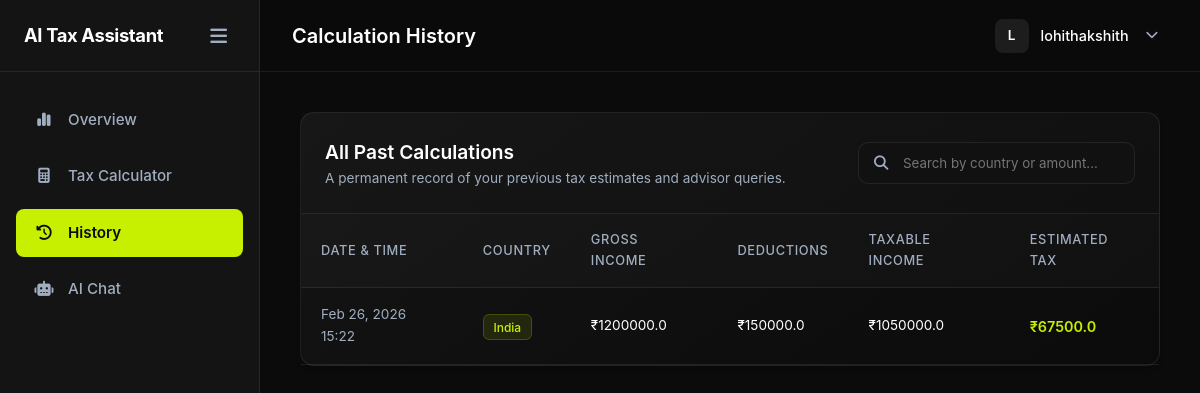
The app's page /dashboard/history/ (signed in), older data.
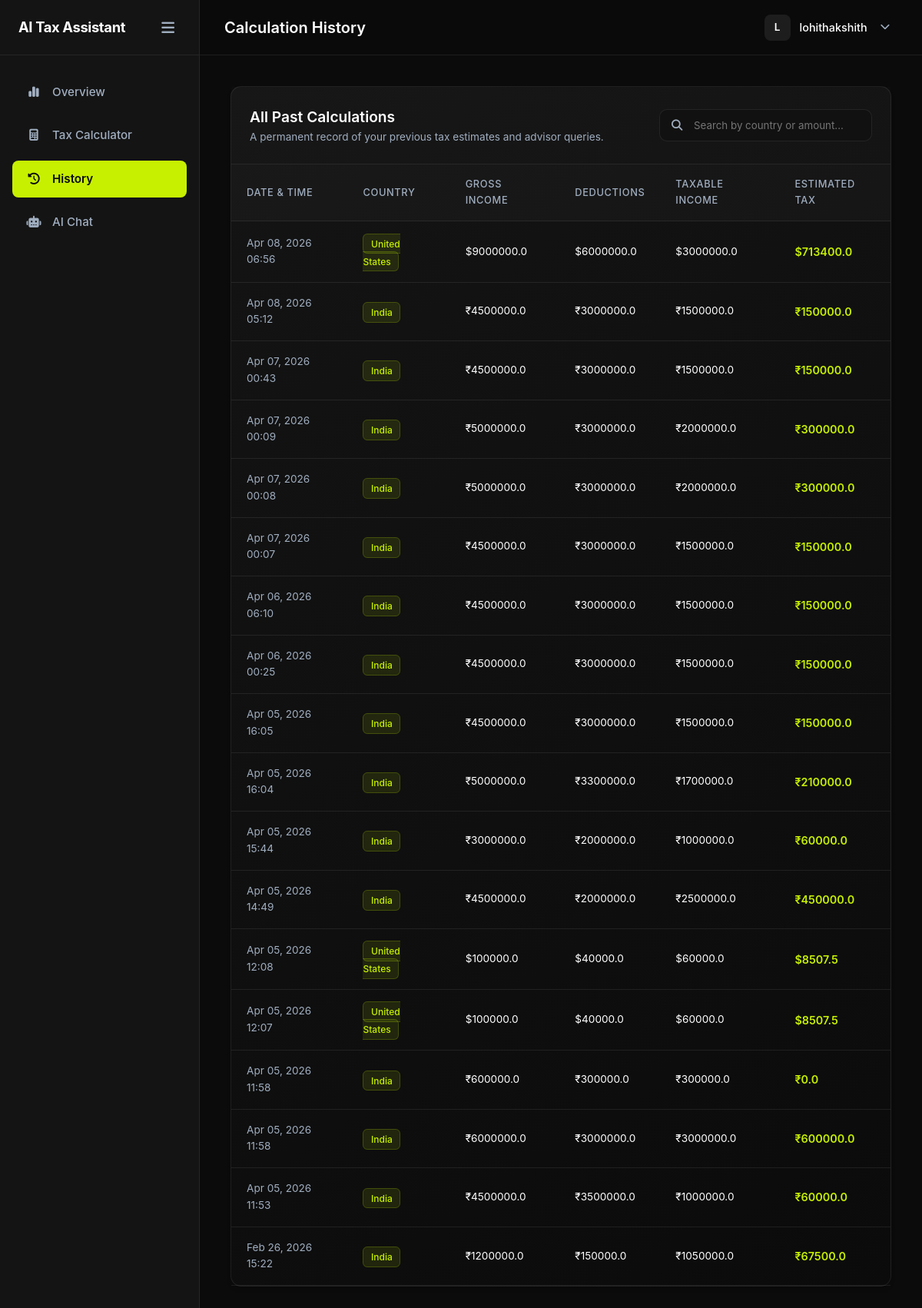
The same page, newer data.
### tax_engine/models.py (models this page shows, shortened)
class TaxCalculation(models.Model):
    user = models.ForeignKey(User, on_delete=models.CASCADE)
    country = models.CharField(max_length=50)
    income = models.FloatField()
    deductions = models.FloatField()
    taxable_income = models.FloatField()
    estimated_tax = models.FloatField()
    created_at = models.DateTimeField(auto_now_add=True)

### dashboard/views.py (the view)
# urls.py: path('dashboard/history/', views.history_view, name='history'),
@login_required
def history_view(request):
    calculations = TaxCalculation.objects.filter(user=request.user).order_by('-created_at')
    return render(request, 'dashboard/history.html', {'calculations': calculations})

### dashboard/templatetags/tax_tags.py (called while the page is built)
@register.filter
def currency_symbol(country_name):
    if not country_name:
        return "$"
    country = country_name.lower().strip()
    mapping = {
        'india': '₹',
        'us': '$',
        'usa': '$',
        'usd': '$',
        'united states': '$',
        'uk': '£',
        'united kingdom': '£',
        'canada': 'C$',
        'australia': 'A$',
    }
    return mapping.get(country, "$")

@register.filter
def country_display(value):
    mapping = {
        "india": "India",
        "us": "United States",
        "usa": "United States",
        "usd": "United States",
        "uk": "United Kingdom",
        "canada": "Canada",
        "australia": "Australia",
    }
    return mapping.get(value.lower().strip(), value.title())

### templates/dashboard/history.html (shortened to what this page needs)
{% extends 'base_app.html' %}
{% load tax_tags %}
{% block page_title %}Calculation History{% endblock %}
{% block content %}
<div class="card">
    <div class="card-header flex-between align-center">
        <div>
            <h3>All Past Calculations</h3>
            <p class="text-muted text-sm mt-1">A permanent record of your previous tax estimates and advisor queries.</p>
        </div>
        <div class="search-wrapper">
            <i class="fa-solid fa-search"></i>
            <input type="text" id="historySearch" placeholder="Search by country or amount..." class="modern-input">
        </div>
    </div>
    <div class="card-body p-0">
        {% if calculations %}
        <div class="table-responsive">
            <table class="table table-hover" id="historyTable">
                <thead>
                    <tr>
                        <th>Date & Time</th>
                        <th>Country</th>
                        <th>Gross Income</th>
                        <th>Deductions</th>
                        <th>Taxable Income</th>
                        <th>Estimated Tax</th>
                    </tr>
                </thead>
                <tbody>
                    {% for calc in calculations %}
                    <tr>
                        <td class="text-muted text-sm">{{ calc.created_at|date:"M d, Y H:i" }}</td>
                        <td style="text-transform: capitalize;">
                            <span class="badge" style="background: rgba(199,240,0,0.1); color: var(--accent-neon); border: 1px solid rgba(199,240,0,0.2);">{{ calc.country|country_display }}</span>
                        </td>
                        <td class="text-sm">{{ calc.country|currency_symbol }}<span class="format-number">{{ calc.income }}</span></td>
                        <td class="text-sm">{{ calc.country|currency_symbol }}<span class="format-number">{{ calc.deductions }}</span></td>
                        <td class="text-sm">{{ calc.country|currency_symbol }}<span class="format-number">{{ calc.taxable_income }}</span></td>
                        <td class="text-accent font-weight-bold">
                            {{ calc.country|currency_symbol }}<span class="format-number">{{ calc.estimated_tax }}</span>
                        </td>
                    </tr>
                    {% endfor %}
                </tbody>
            </table>
        </div>
        {% endif %}
    </div>
</div>
{% endblock %}

### templates/base_app.html (shortened to what this page needs)
{% load static %}
<!DOCTYPE html>
<html lang="en">
<head>
    <link rel="stylesheet" href="https://cdnjs.cloudflare.com/ajax/libs/font-awesome/6.5.1/css/all.min.css" />
    <link rel="stylesheet" href="{% static 'style.css' %}">
    <link rel="stylesheet" href="{% static 'dashboard.css' %}">
</head>
<body class="app-body">
    <aside class="app-sidebar" id="appSidebar">
        <div class="sidebar-header">
            <span class="logo">AI Tax Assistant</span>
            <button class="icon-btn" id="toggleSidebar"><i class="fa-solid fa-bars"></i></button>
        </div>
        <nav class="sidebar-nav">
            <a href="{% url 'dashboard' %}" class="nav-item">
                <span class="nav-icon"><i class="fa-solid fa-chart-simple"></i></span>
                <span class="nav-label">Overview</span>
            </a>
            <a href="{% url 'calculator' %}" class="nav-item">
                <span class="nav-icon"><i class="fa-solid fa-calculator"></i></span>
                <span class="nav-label">Tax Calculator</span>
            </a>
            <a href="{% url 'history' %}" class="nav-item">
                <span class="nav-icon"><i class="fa-solid fa-clock-rotate-left"></i></span>
                <span class="nav-label">History</span>
            </a>
            <a href="{% url 'chat' %}" class="nav-item">
                <span class="nav-icon"><i class="fa-solid fa-robot"></i></span>
                <span class="nav-label">AI Chat</span>
            </a>
        </nav>
    </aside>
    <div class="app-main">
        <header class="app-topbar">
            <div class="topbar-left">
                <h2 class="page-title">{% block page_title %}Dashboard{% endblock %}</h2>
            </div>
            <div class="topbar-right">
                <div class="user-profile-dropdown" id="userProfileDropdown">
                    <div class="user-profile-trigger" id="dropdownTrigger">
                        <div class="user-avatar" data-initials="{{ request.user.username|make_list|first|upper }}">
                            {{ request.user.username|make_list|first|upper }}
                        </div>
                        <span class="user-name">{{ request.user.username }}</span>
                        <i class="fa-solid fa-chevron-down" style="font-size: 0.8rem; margin-left: 5px; color: var(--text-muted);"></i>
                    </div>
                </div>
            </div>
        </header>
        <main class="app-content container-fluid">
            {% block content %}
            {% endblock %}
        </main>
    </div>
</body>
</html>

### static/style.css (style rules this page uses)
html { scroll-behavior: smooth; }
* { margin: 0; padding: 0; box-sizing: border-box; font-family: 'Inter', system-ui, sans-serif; }
:root { --bg-main: #0b0b0b; --bg-card: #141414; --text-main: #ffffff; --text-muted: #b3b3b3; --border-color: #262626; --accent: #c7f000; }
body { background: var(--bg-main); color: var(--text-main); line-height: 1.6; }
a { text-decoration: none; color: var(--text-main); }
main { padding: 2rem; display: block; min-width: 320px; }

Row changes from the older to the newer data that the page shows:
added TaxCalculation: created_at "Apr 08, 2026 06:56", country|country_display "United States", country "$", income "9000000.0", deductions "6000000.0", taxable_income "3000000.0", estimated_tax "713400.0"
added TaxCalculation: created_at "Apr 08, 2026 05:12", country|country_display "India", country "₹", income "4500000.0", deductions "3000000.0", taxable_income "1500000.0", estimated_tax "150000.0"
added TaxCalculation: created_at "Apr 07, 2026 00:43", country|country_display "India", country "₹", income "4500000.0", deductions "3000000.0", taxable_income "1500000.0", estimated_tax "150000.0"
added TaxCalculation: created_at "Apr 07, 2026 00:09", country|country_display "India", country "₹", income "5000000.0", deductions "3000000.0", taxable_income "2000000.0", estimated_tax "300000.0"
added TaxCalculation: created_at "Apr 07, 2026 00:08", country|country_display "India", country "₹", income "5000000.0", deductions "3000000.0", taxable_income "2000000.0", estimated_tax "300000.0"
added TaxCalculation: created_at "Apr 07, 2026 00:07", country|country_display "India", country "₹", income "4500000.0", deductions "3000000.0", taxable_income "1500000.0", estimated_tax "150000.0"
added TaxCalculation: created_at "Apr 06, 2026 06:10", country|country_display "India", country "₹", income "4500000.0", deductions "3000000.0", taxable_income "1500000.0", estimated_tax "150000.0"
added TaxCalculation: created_at "Apr 06, 2026 00:25", country|country_display "India", country "₹", income "4500000.0", deductions "3000000.0", taxable_income "1500000.0", estimated_tax "150000.0"
added TaxCalculation: created_at "Apr 05, 2026 16:05", country|country_display "India", country "₹", income "4500000.0", deductions "3000000.0", taxable_income "1500000.0", estimated_tax "150000.0"
added TaxCalculation: created_at "Apr 05, 2026 16:04", country|country_display "India", country "₹", income "5000000.0", deductions "3300000.0", taxable_income "1700000.0", estimated_tax "210000.0"
added TaxCalculation: created_at "Apr 05, 2026 15:44", country|country_display "India", country "₹", income "3000000.0", deductions "2000000.0", taxable_income "1000000.0", estimated_tax "60000.0"
added TaxCalculation: created_at "Apr 05, 2026 14:49", country|country_display "India", country "₹", income "4500000.0", deductions "2000000.0", taxable_income "2500000.0", estimated_tax "450000.0"
added TaxCalculation: created_at "Apr 05, 2026 12:08", country|country_display "United States", country "$", income "100000.0", deductions "40000.0", taxable_income "60000.0", estimated_tax "8507.5"
added TaxCalculation: created_at "Apr 05, 2026 12:07", country|country_display "United States", country "$", income "100000.0", deductions "40000.0", taxable_income "60000.0", estimated_tax "8507.5"
added TaxCalculation: created_at "Apr 05, 2026 11:58", country|country_display "India", country "₹", income "600000.0", deductions "300000.0", taxable_income "300000.0", estimated_tax "0.0"
added TaxCalculation: created_at "Apr 05, 2026 11:58", country|country_display "India", country "₹", income "6000000.0", deductions "3000000.0", taxable_income "3000000.0", estimated_tax "600000.0"
added TaxCalculation: created_at "Apr 05, 2026 11:53", country|country_display "India", country "₹", income "4500000.0", deductions "3500000.0", taxable_income "1000000.0", estimated_tax "60000.0"
